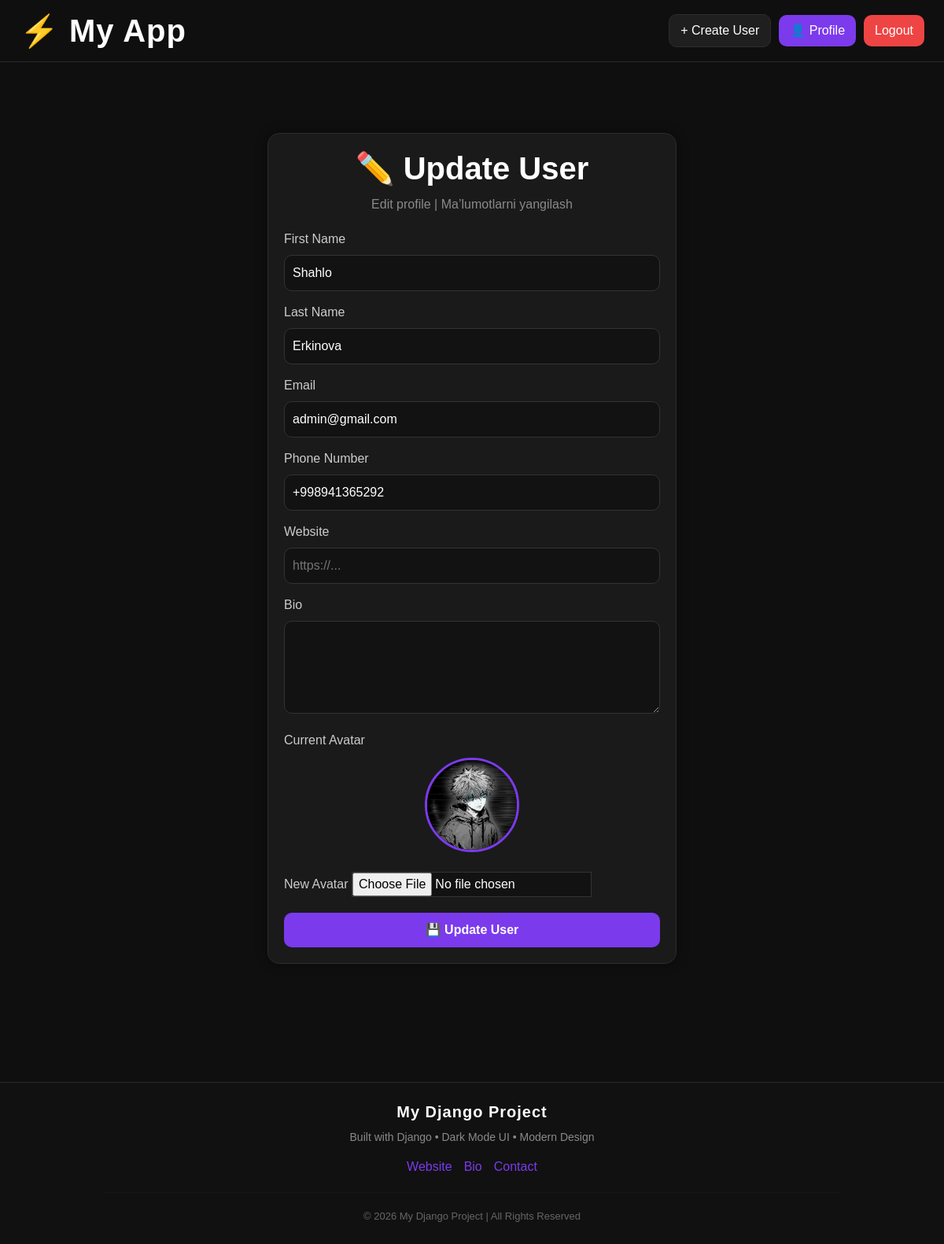
Page /user/update/shahlo-erkinova-8ba/ on the committed database.
### user/models.py (models this page shows, shortened)
class CustomUser(AbstractUser):
    username = None
    email = models.EmailField(unique=True)
    USERNAME_FIELD = 'email'
    REQUIRED_FIELDS = ['first_name','last_name']
    phone_number=models.CharField(max_length=30,blank=False,null=False)
    avatar=models.ImageField(upload_to='images/',default='images/default.jpg',blank=True,null=False)
    slug=models.SlugField(blank=True, null=False,unique=True)
    created_at=models.DateTimeField(auto_now_add=True,blank=True,null=False)
    objects = CustomUserManager() #     `manager ulash

### user/views.py (the view, shortened to what this page needs)
# urls.py: path('user/update/<slug:slug>/', views.user_update,name='user_update'),
def user_update(request,slug):
    user = get_object_or_404(User,slug=slug)
    return render(request,'user_update.html',{'user':user})

### templates/user_update.html (shortened to what this page needs)
{% extends 'base.html' %}
{% block content %}
<div style="
    max-width:520px;
    margin:60px auto;
">
    <div class="dark-card">
        <h1 style="
            text-align:center;
            margin-bottom:10px;
            font-weight:bold;
        ">
            ✏️ Update User
        </h1>
        <p style="
            text-align:center;
            color:#8a8a8a;
            margin-bottom:20px;
        ">
            Edit profile | Ma’lumotlarni yangilash
        </p>
        <form method="post" enctype="multipart/form-data">
            <label style="color:#ccc;">First Name</label>
            <input type="text"
                   name="first_name"
                   value="{{ user.first_name }}"
                   style="
                        width:100%;
                        padding:10px;
                        margin:8px 0 15px 0;
                        border-radius:10px;
                        border:1px solid #2d2d2d;
                        background:#121212;
                        color:white;
                   ">
            <label style="color:#ccc;">Last Name</label>
            <input type="text"
                   name="last_name"
                   value="{{ user.last_name }}"
                   style="
                        width:100%;
                        padding:10px;
                        margin:8px 0 15px 0;
                        border-radius:10px;
                        border:1px solid #2d2d2d;
                        background:#121212;
                        color:white;
                   ">
            <label style="color:#ccc;">Email</label>
            <input type="email"
                   name="email"
                   value="{{ user.email }}"
                   style="
                        width:100%;
                        padding:10px;
                        margin:8px 0 15px 0;
                        border-radius:10px;
                        border:1px solid #2d2d2d;
                        background:#121212;
                        color:white;
                   ">
            <label style="color:#ccc;">Phone Number</label>
            <input type="text"
                   name="phone_number"
                   value="{{ user.phone_number }}"
                   style="
                        width:100%;
                        padding:10px;
                        margin:8px 0 15px 0;
                        border-radius:10px;
                        border:1px solid #2d2d2d;
                        background:#121212;
                        color:white;
                   ">
            <label style="color:#ccc;">Website</label>
            <input type="text"
                   name="website"
                   value="{{ user.website }}"
                   placeholder="https://..."
                   style="
                        width:100%;
                        padding:10px;
                        margin:8px 0 15px 0;
                        border-radius:10px;
                        border:1px solid #2d2d2d;
                        background:#121212;
                        color:white;
                   ">
            <label style="color:#ccc;">Bio</label>
            <textarea name="bio"
                      rows="4"
                      style="
                        width:100%;
                        padding:10px;
                        margin:8px 0 15px 0;
                        border-radius:10px;
                        border:1px solid #2d2d2d;
                        background:#121212;
                        color:white;
                      ">{{ user.bio }}</textarea>
            <label style="color:#ccc;">Current Avatar</label>
            <div style="margin:10px 0 15px 0; text-align:center;">
                {% if user.avatar %}
                    <img src="{{ user.avatar.url }}"
                         style="
                            width:120px;
                            height:120px;
                            object-fit:cover;
                            border-radius:50%;
                            border:3px solid #7c3aed;
                         ">
                {% else %}
                    <p style="color:#777;">No avatar</p>
                {% endif %}
            </div>
            <label style="color:#ccc;">New Avatar</label>
            <input type="file"
                   name="avatar"
                   style="
                        margin:10px 0 20px 0;
                        color:#aaa;
                   ">
            <button type="submit"
                    class="btn-dark-custom"
                    style="width:100%;">
                💾 Update User
            </button>
        </form>
    </div>
</div>
{% endblock %}

### templates/base.html (style rules this page uses)
body { background:#0f0f0f; color:white; font-family:Arial, Helvetica, sans-serif; min-height:100vh; }
.dark-card { background:#1a1a1a; border:1px solid #2d2d2d; border-radius:15px; padding:20px; box-shadow:0 0 15px rgba(0,0,0,0.4); }
.btn-dark-custom { background:#7c3aed; border:none; color:white; padding:10px 18px; border-radius:10px; transition:0.3s; font-weight:bold; }
input, textarea { background:#121212 !important; border:1px solid #333 !important; color:white !important; }

### rows in the picture
CustomUser: first_name "Shahlo", last_name "Erkinova", email "admin@gmail.com", phone_number "+998941365292", avatar (picture)
